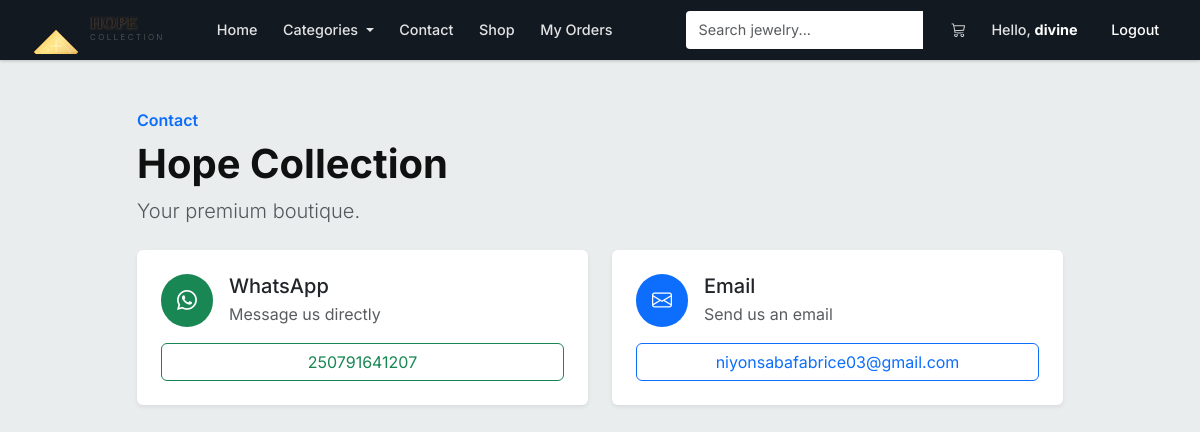
The page /contact (signed in) on the database as committed earlier.
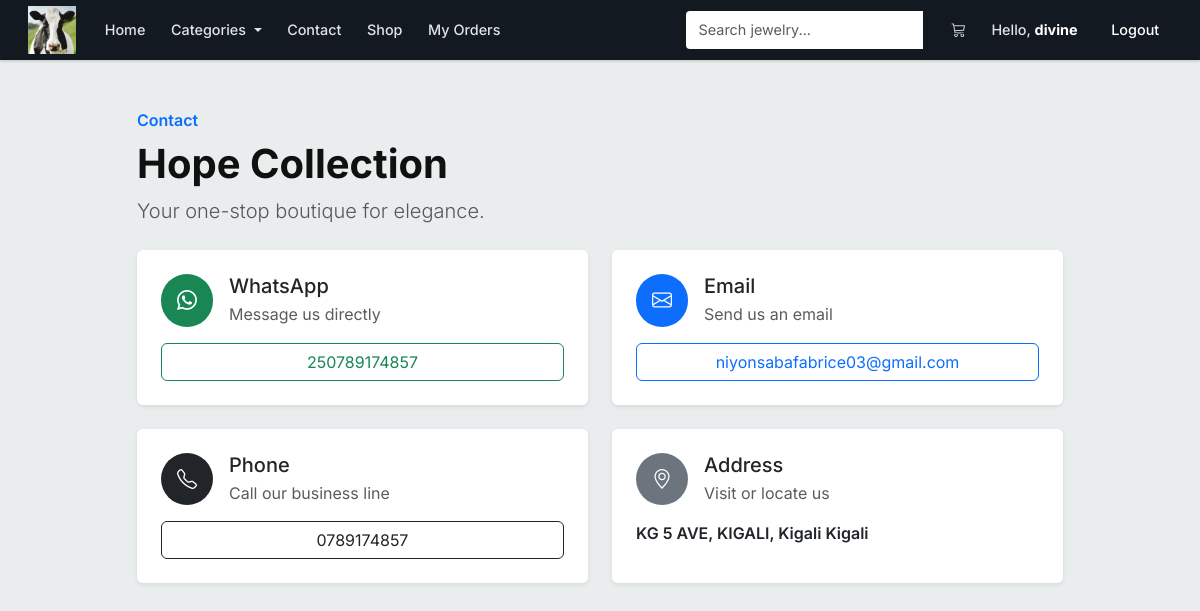
The same page on the database as committed later.
### market/models.py (models this page shows)
class SiteSettings(db.Model):
    __tablename__ = 'site_settings'
    id               = db.Column(db.Integer, primary_key=True)
    business_name    = db.Column(db.String(100), nullable=False, default='Hope Collection')
    tagline          = db.Column(db.String(255), default='Your one-stop boutique for elegance.')
    logo_url         = db.Column(db.String(255), default='')
    meta_description = db.Column(db.String(255), default='Hope Collection - Quality jewelry, electronics, and accessories.')
    whatsapp_number  = db.Column(db.String(20), nullable=False, default='250789174857')
    contact_email    = db.Column(db.String(120), nullable=False, default='niyonsabafabrice03@gmail.com')
    business_phone   = db.Column(db.String(20))
    business_address = db.Column(db.String(255))
    facebook_url     = db.Column(db.String(255))
    instagram_url    = db.Column(db.String(255))
    currency_code    = db.Column(db.String(10), default='RWF')
    delivery_fee     = db.Column(db.Integer, default=0)
    about_content    = db.Column(db.Text, default='Welcome to Hope Collection. We provide quality products and services.')
    payment_methods  = db.Column(db.Text, default='[{"id":"wallet","name":"Wallet Balance","enabled":true},{"id":"mtn","name":"MTN Mobile Money","enabled":true},{"id":"equity","name":"Equity Bank Transfer","enabled":true}]')

### market/routes.py (the view)
@app.route('/contact')
def contact_page():
    return render_template('contact.html')

### market/models.py (called while the page is built)
@login_manager.user_loader
def load_user(user_id):
    return db.session.get(User, int(user_id))  # ✅ FIXED: replaced deprecated User.query.get()

### market/templates/contact.html (shortened to what the changed rows need)
{% extends 'base.html' %}
{% block content %}
<div class="container py-5">
    <div class="row justify-content-center">
        <div class="col-lg-10">
            <div class="d-flex flex-column flex-md-row justify-content-between align-items-md-center gap-3 mb-4">
                <div>
                    <p class="text-primary fw-semibold mb-2">Contact</p>
                    <h1 class="display-6 fw-bold mb-2">{{ site_settings.business_name }}</h1>
                    {% if site_settings.tagline %}
                        <p class="lead text-muted mb-0">{{ site_settings.tagline }}</p>
                    {% endif %}
                </div>
            </div>
            <div class="row g-4">
                <div class="col-md-6">
                    <div class="card h-100 border-0 shadow-sm">
                        <div class="card-body p-4">
                            <div class="d-flex align-items-center gap-3 mb-3">
                                <span class="badge rounded-pill text-bg-success p-3">
                                </span>
                                <div>
                                    <h2 class="h5 mb-1">WhatsApp</h2>
                                </div>
                            </div>
                            <a class="btn btn-outline-success w-100" href="https://wa.me/{{ site_settings.whatsapp_number }}" target="_blank" rel="noopener">
                                {{ site_settings.whatsapp_number }}
                            </a>
                        </div>
                    </div>
                </div>
                <div class="col-md-6">
                    <div class="card h-100 border-0 shadow-sm">
                        <div class="card-body p-4">
                            <div class="d-flex align-items-center gap-3 mb-3">
                                <span class="badge rounded-pill text-bg-primary p-3">
                                </span>
                                <div>
                                    <h2 class="h5 mb-1">Email</h2>
                                </div>
                            </div>
                            <a class="btn btn-outline-primary w-100" href="mailto:{{ site_settings.contact_email }}">
                                {{ site_settings.contact_email }}
                            </a>
                        </div>
                    </div>
                </div>
                {% if site_settings.business_phone %}
                    <div class="col-md-6">
                        <div class="card h-100 border-0 shadow-sm">
                            <div class="card-body p-4">
                                <div class="d-flex align-items-center gap-3 mb-3">
                                    <span class="badge rounded-pill text-bg-dark p-3">
                                        <i class="bi bi-telephone fs-5"></i>
                                    </span>
                                    <div>
                                        <h2 class="h5 mb-1">Phone</h2>
                                        <p class="text-muted mb-0">Call our business line</p>
                                    </div>
                                </div>
                                <a class="btn btn-outline-dark w-100" href="tel:{{ site_settings.business_phone }}">
                                    {{ site_settings.business_phone }}
                                </a>
                            </div>
                        </div>
                    </div>
                {% endif %}
                {% if site_settings.business_address %}
                    <div class="col-md-6">
                        <div class="card h-100 border-0 shadow-sm">
                            <div class="card-body p-4">
                                <div class="d-flex align-items-center gap-3 mb-3">
                                    <span class="badge rounded-pill text-bg-secondary p-3">
                                        <i class="bi bi-geo-alt fs-5"></i>
                                    </span>
                                    <div>
                                        <h2 class="h5 mb-1">Address</h2>
                                        <p class="text-muted mb-0">Visit or locate us</p>
                                    </div>
                                </div>
                                <p class="mb-0 fw-semibold">{{ site_settings.business_address }}</p>
                            </div>
                        </div>
                    </div>
                {% endif %}
            </div>
        </div>
    </div>
</div>
{% endblock %}

### market/templates/base.html (shortened to what this page needs)
<!DOCTYPE html>
<html lang="en">
<head>
    <link href="https://cdn.jsdelivr.net/npm/bootstrap@5.3.0/dist/css/bootstrap.min.css" rel="stylesheet">
    <link rel="stylesheet" href="https://cdn.jsdelivr.net/npm/bootstrap-icons@1.11.3/font/bootstrap-icons.css">
    <link rel="stylesheet" href="{{ url_for('static', filename='css/storefront.css') }}">
</head>
<body>
<nav class="navbar navbar-expand-lg navbar-light sticky-top navbar-custom">
    <div class="container-fluid">
        <a class="navbar-brand" href="{{ url_for('home_page') }}">
            {% if site_settings.logo_url and site_settings.logo_url != '/static/images/logo.png' and site_settings.logo_url != '/static/images/logos/hope-collection-logo.svg' %}
                <img src="{{ site_settings.logo_url }}" alt="{{ site_settings.business_name }} logo" class="brand-logo" onerror="this.classList.add('d-none'); this.nextElementSibling.classList.remove('d-none'); this.nextElementSibling.nextElementSibling.classList.remove('d-none');">
            {% else %}
                <img src="{{ url_for('static', filename='images/logos/hope-collection-logo.svg') }}" alt="Hope Collection logo" class="brand-logo" onerror="this.classList.add('d-none'); this.nextElementSibling.classList.remove('d-none'); this.nextElementSibling.nextElementSibling.classList.remove('d-none');">
            {% endif %}
        </a>
        <div class="collapse navbar-collapse" id="navbarNav">
            <ul class="navbar-nav me-auto">
                <li class="nav-item">
                    <a class="nav-link px-3" href="{{ url_for('home_page') }}">Home</a>
                </li>
                <li class="nav-item dropdown">
                    <a class="nav-link dropdown-toggle px-3" href="#" id="navbarDropdown" role="button" data-bs-toggle="dropdown">
                        Categories
                    </a>
                </li>
                <li class="nav-item">
                    <a class="nav-link px-3" href="{{ url_for('contact_page') }}">Contact</a>
                </li>
                {% if current_user.is_authenticated %}
                <li class="nav-item">
                    <a class="nav-link px-3" href="{{ url_for('market_page') }}">Shop</a>
                </li>
                <li class="nav-item">
                    <a class="nav-link px-3" href="{{ url_for('transaction_history') }}">My Orders</a>
                </li>
                {% endif %}
            </ul>
            <form class="d-flex me-lg-3 my-2 my-lg-0">
                <div class="input-group">
                    <input class="form-control search-bar-nav" type="search" placeholder="Search jewelry..." aria-label="Search">
                </div>
            </form>
            <ul class="navbar-nav align-items-lg-center">
                {% if current_user.is_authenticated %}
                    <li class="nav-item">
                        <a class="nav-link px-3" href="{{ url_for('view_cart') }}">
                            <i class="bi bi-cart3"></i>
                            {% set cart = session.get('cart', []) %}
                        </a>
                    </li>
                    <li class="nav-item">
                        <span class="nav-link px-3 nav-greeting">Hello, <strong>{{ current_user.username }}</strong></span>
                    </li>
                    <li class="nav-item">
                        <a class="nav-link btn btn-sm btn-outline-dark ms-lg-2" href="{{ url_for('logout_page') }}">Logout</a>
                    </li>
                {% endif %}
            </ul>
        </div>
    </div>
</nav>
<main>
    {% block content %}
    {% endblock %}
</main>
</body>
</html>

Rows that differ between the two databases and show on the page:
now on this page (row edited): SiteSettings: logo_url (picture), business_name "Hope Collection", tagline "Your one-stop boutique for elegance.", whatsapp_number "250789174857", contact_email "niyonsabafabrice03@gmail.com", business_phone "0789174857", business_address "KG 5 AVE, KIGALI, Kigali Kigali"
Other text that changed with them:
{{ site_settings.business_name }}: "Hope Collection" → (not shown)
{{ site_settings.tagline }}: "Your premium boutique." → (not shown)
{{ site_settings.whatsapp_number }}: "250791641207" → (not shown)
{{ site_settings.contact_email }}: "niyonsabafabrice03@gmail.com" → (not shown)
text now shown: "Phone Call our business line Address Visit or locate us"
